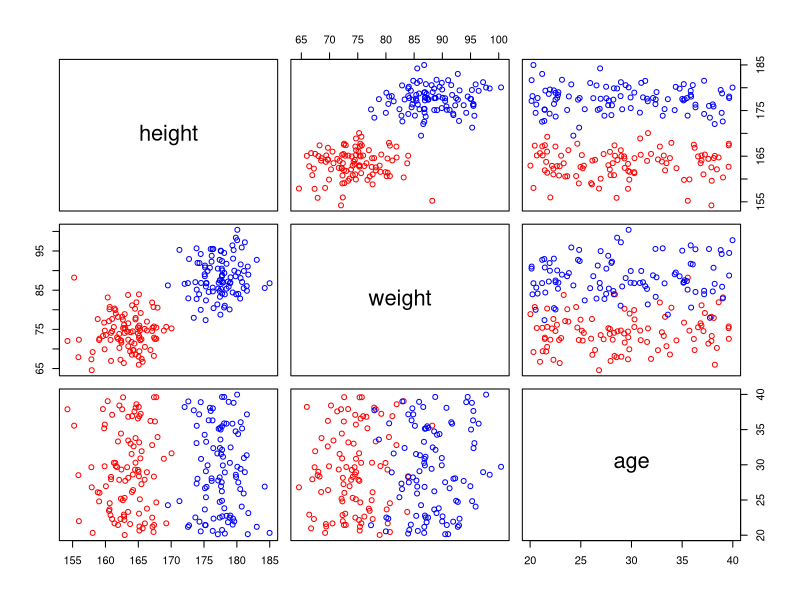
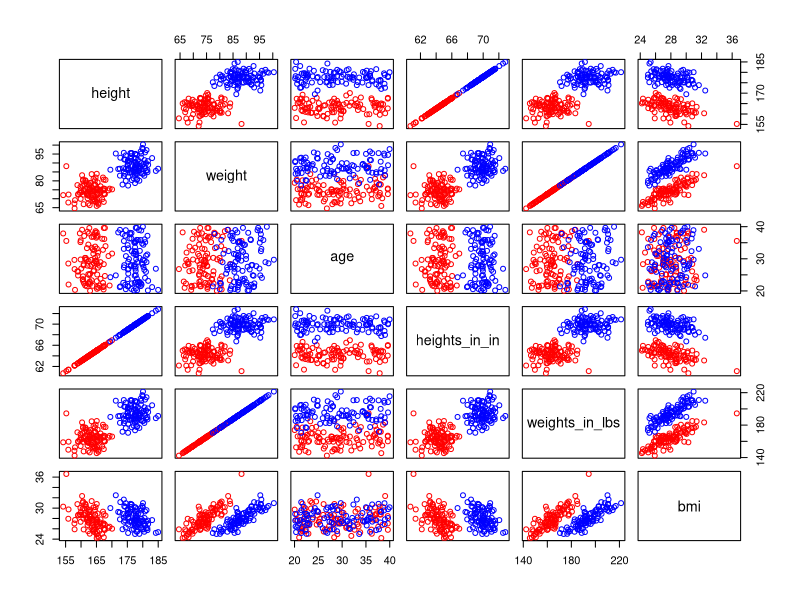
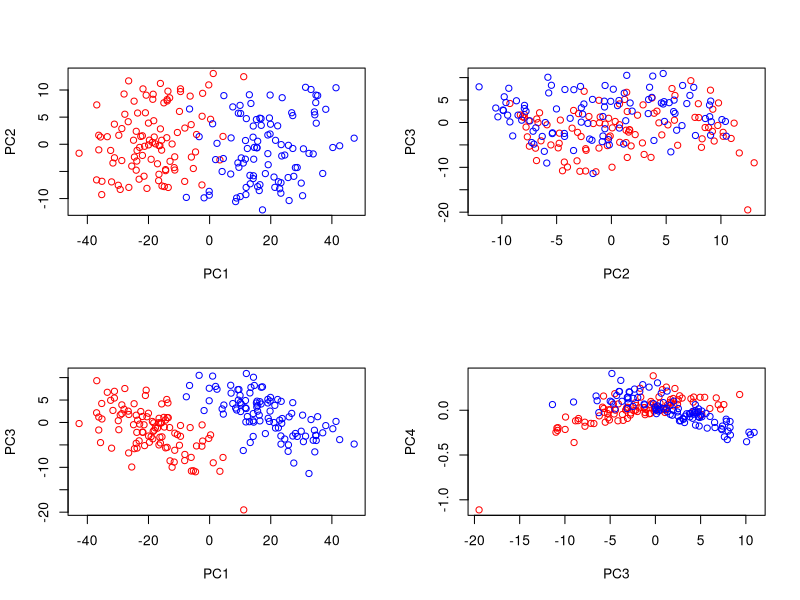
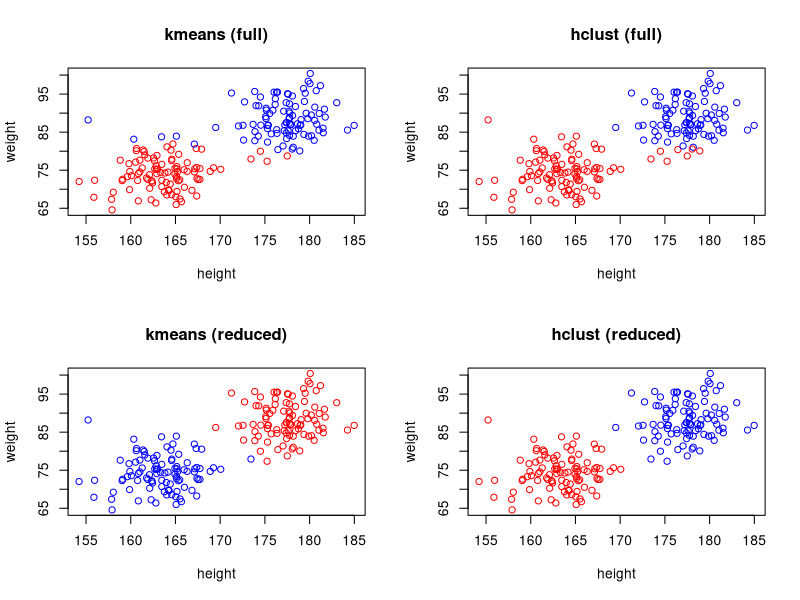

Write R code to recreate these figures, in order.
# I've set up some variables that you will need to leave unchanged
# for this assignment.
 
female = list()
male = list()
all = list()

female$n = 100
male$n = 100
all$n = female$n + male$n

female$ave.height = 163.2 # cm
female$ave.weight = 74.7 # kg

male$ave.height = 177.6 # cm
male$ave.weight = 88.3 # kg 

all$height.sd = 3 # cm
all$weight.sd = 5 # kg

all$young = 20
all$old = 40

# Setting the seed
# Note: this should be left alone as well and you shouldn't set
# the seed again in this file

set.seed(42)

# Now you need to implement some helper functions to simulate
# measuring independent variables (i.e., height, weight, and age)
# from a population.

# (1 point) Implement the heights function
# 
# Takes the following arguments:
#   n: the number of samples
#   ave: the average height
#   sd: the standard deviation from that average
#
# Returns a length n numeric vector of heights randomly drawn
# from the normal distribution specified by the input average
# and standard deviation.

heights = function(n, ave, sd) {
    return(rnorm(n, ave, sd))
}

# (0 points) The weights function is already implemented
# by the heights function.
weights = heights

# (1 point) Implement the ages function
# 
# Takes the following arguments:
#   n: the number of samples
#   min: the minimum age
#   max: the maximum age
#
# Returns a length n numeric vector of ages randomly drawn
# from the uniform distribution between the oldest and youngest
# person.

ages = function(n, min, max) {
    return(runif(n, min, max))
}

# (1 point) Implement the convert.heights function
# 
# Takes the following arguments:
#   heights: a numeric vector of heights
#
# Returns the vector of heights converted from from cm
# to inches.  You should convert centimeters to inches
# by multiplying by 0.393701.

convert.heights = function(heights) {
    return(heights * .393701)
}

# (1 point) Implement the convert.weights function
# 
# Takes the following arguments:
#   weights: a numeric vector of weights
#
# Returns the vector of weights converted from from kilograms
# to pounds.  You should convert kilograms to pounds
# by multiplying by 2.20462.

convert.weights = function(weights)  {
    return(weights * 2.20462)
}

# (2 points) Implement the compute.bmi function
# 
# Takes the following arguments:
#   heights: a numeric vector of heights (in cm)
#   weights: a numeric vector of weights (in kg)
#
# If heights and weights have the same number of elements, the
# function returns a numeric vector of bmi values.
#
# Otherwise the functions returns NULL.
#
# A person's body mass index (BMI) should be calculated as their
# weight in kg divided by their squared heights in m

compute.bmi = function(heights, weights)  {
    heights.m = heights / 100
    return(weights / (heights.m ** 2))
}

# Now you are going to create some datastructures using these functions
# and the variables I defined for you.

# (1 point) Create a dataframe female$df.base
# The names should be as follows:
#
# > names(female$df.base)
# [1] "height" "weight" "age"
# 
# where
#
#   height is the result of calling heights
#   weight is the result of calling weights
#   age is the result of calling ages
height = heights(female$n, female$ave.height, all$height.sd)
weight = weights(female$n, female$ave.weight, all$weight.sd)
age = ages(female$n, all$young, all$old)

female$df.base = data.frame(
    height, weight, age
)

# (1 point) Create a dataframe male$df.base
# same as above but for males
height = heights(male$n, male$ave.height, all$height.sd)
weight = weights(male$n, male$ave.weight, all$weight.sd)
age = ages(male$n, all$young, all$old)

male$df.base = data.frame(
    height, weight, age
)

# (1 point) Create a dataframe female$df
# The names should be as follows:
#
# > names(female$df)
# [1] "heights"        "weights"        "age"            "heights_in_in" 
# [5] "weights_in_lbs" "bmi"
#
# where
#
#   height, weight, and age come from female$df.base
#   heights_in_in, weights_in_lbs, and bmi result from
#    calling the corresponding functions you made above
#    on the relevant parts of female$df.base
height = female$df.base$height
weight = female$df.base$weight
age = female$df.base$age
heights_in_in = convert.heights(female$df.base$height)
weights_in_lbs = convert.weights(female$df.base$weight)
bmi = compute.bmi(height, weight)

female$df = data.frame(
    height, weight, age, heights_in_in, weights_in_lbs, bmi
)

# (1 point) Create a dataframe male$df
# same as above but for males
height = male$df.base$height
weight = male$df.base$weight
age = male$df.base$age
heights_in_in = convert.heights(male$df.base$height)
weights_in_lbs = convert.weights(male$df.base$weight)
bmi = compute.bmi(height, weight)

male$df = data.frame(
    height, weight, age, heights_in_in, weights_in_lbs, bmi
)

# (1 point) Create a dataframe all$df
# The first rows of this dataframe consist of female$df
# and the last rows consist of male$df.  In addition, your
# dataframe should have an additional column 'gender',
# which is a factor of 'f's and 'm's.
#
# > names(all$df)
# [1] "heights"        "weights"        "age"            "heights_in_in" 
# [5] "weights_in_lbs" "bmi"            "gender"
gender = rep("f", nrow(female$df))
females = cbind(female$df, gender)
gender = rep("m", nrow(male$df))
males = cbind(male$df, gender)

all$df = rbind(females, males)
all$df$gender = as.factor(all$df$gender)

# (2 points) Plot a scatterplot matrix from the first three columns of all$df
# Make sure that females are colored red and males are colored blue
#
# You many want to read more here:
#  http://www.stat.berkeley.edu/classes/s133/R-4a.html
cols=c("red", "blue")
plot(all$df[, 1:3], col=cols[all$df$gender])

# (2 points) Plot a scatterplot matrix from the first six columns of all$df
# Again make sure that females are colored red and males are colored blue

cols=c("red", "blue")
plot(all$df[, 1:6], col=cols[all$df$gender])

# (1 point) Create a prcomp object from all$df called pca
# You will need to remove non-numeric columns first

numeric.df = all$df[, sapply(all$df, is.numeric)]
pca = prcomp(numeric.df)


# (4 points) Plot data projected on its principal components
#
# In one figure create the following four plots:
#  all$df projected on to it 1st and 2nd components
#  all$df projected on to it 2nd and 3rd components
#  all$df projected on to it 1st and 3rd components
#  all$df projected on to it 3rd and 4th components
#
# Again make sure that females are colored red and males are colored blue

cols = c("red", "blue")
par(mfrow=c(2, 2))
plot(x=pca$x[, 1], y=pca$x[, 2], col=cols[all$df$gender],
     xlab="PC1", ylab="PC2")
plot(x=pca$x[, 2], y=pca$x[, 3], col=cols[all$df$gender],
     xlab="PC2", ylab="PC3")
plot(x=pca$x[, 1], y=pca$x[, 3], col=cols[all$df$gender],
     xlab="PC1", ylab="PC3")
plot(x=pca$x[, 3], y=pca$x[, 4], col=cols[all$df$gender],
     xlab="PC3", ylab="PC4")


# (1 point) Create a kmeans object using all$df
# set k to 2 and make sure that you use 10 different initial conditions

full.km = kmeans(numeric.df, centers=2, nstart=10)

# (1 point) Create a hclust object using all$df

distances = dist(numeric.df)
full.hclust = hclust(distances)

# (1 point) Find the labels using cutree with k=2

full.hclust.labels = cutree(full.hclust, k=2)
 
# (1 point) Create a kmeans object using just the first two columns of all$df
# set k to 2 and make sure that you use 10 different initial conditions

red.km = kmeans(numeric.df[, 1:2], centers=2, nstart=10)

# (1 point) Create a hclust object using just the first two columns of all$df

distances = dist(numeric.df[, 1:2])
red.hclust = hclust(distances)

# (1 point) Find the labels using cutree with k=2

red.hclust.labels = cutree(red.hclust, k=2)


# (4 point) Plot the data projected on its first two dimensions
# (i.e., height and weight).  
#
# In one figure create four such plots where the points are
# colored according to:
#  1. full.km$cluster and title this plot "kmeans (full)"
#  2. full.hclust.labels and title this plot "hclust (full)"
#  3. red.km$cluster and title this plot "kmeans (reduced)"
#  4. red.hclust.labels and title this plot "hclust (reduced)"
#
# Use red and blue again to color the two groups, but note that
# you shouldn't try to make sure the colors are necessarily coded
# to female and male.

cols=c("red", "blue")
par(mfrow=c(2, 2))
plot(all$df[, 1:2], col=cols[full.km$cluster], main="kmeans (full)")
plot(all$df[, 1:2], col=cols[full.hclust.labels], main="hclust (full)")
plot(all$df[, 1:2], col=cols[red.km$cluster], main="kmeans (reduced)")
plot(all$df[, 1:2], col=cols[red.hclust.labels], main="hclust (reduced)")
